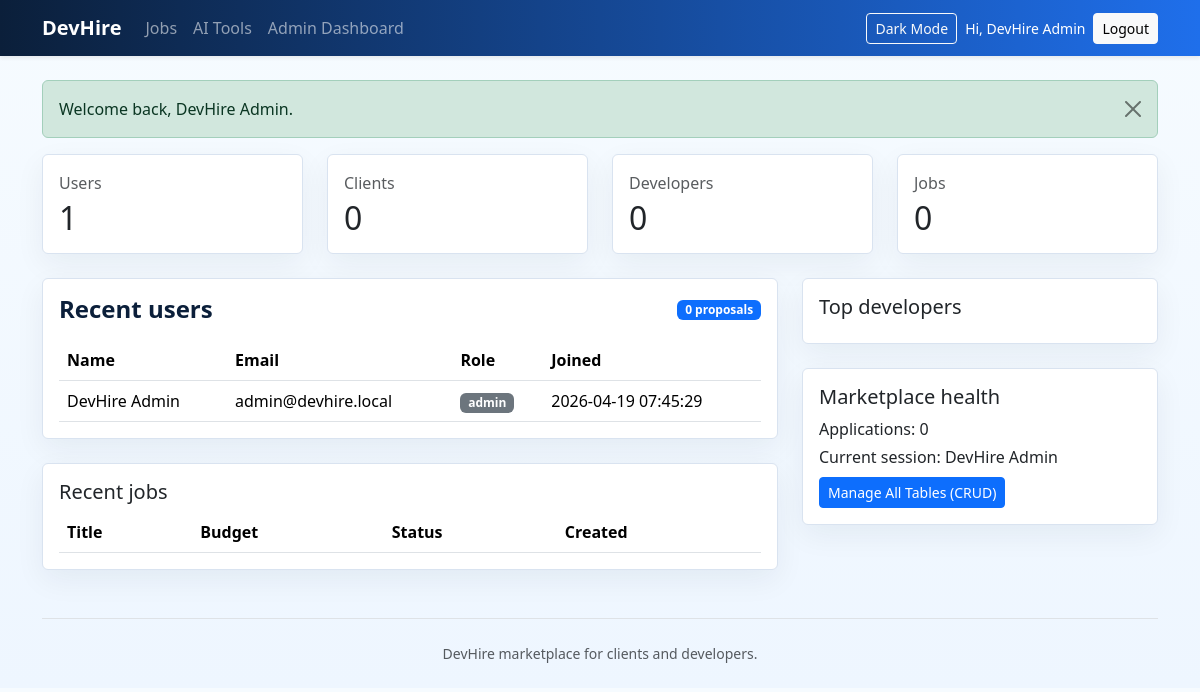
Page /admin/dashboard.php (signed in) on the committed database.
### tables this page shows
CREATE TABLE IF NOT EXISTS users (
    id INT AUTO_INCREMENT PRIMARY KEY,
    name VARCHAR(120) NOT NULL,
    email VARCHAR(180) NOT NULL UNIQUE,
    password VARCHAR(255) NOT NULL,
    role ENUM('client', 'developer', 'admin') NOT NULL,
    created_at TIMESTAMP DEFAULT CURRENT_TIMESTAMP
);

### includes/functions.php (called while the page is built, shortened)
<?php
function e(string $value): string
{
    return htmlspecialchars($value, ENT_QUOTES, 'UTF-8');
}
function app_base_path(): string
{
    $basePath = getenv('APP_BASE_PATH');
    if ($basePath === false || $basePath === '') {
        $basePath = '/webproject2';
    }
    return '/' . trim($basePath, '/');
}
function app_url(string $path = ''): string
{
    $basePath = rtrim(app_base_path(), '/');
    $trimmedPath = ltrim($path, '/');
    return $basePath . '/' . $trimmedPath;
}
function get_flash(): ?array
{
    $flash = $_SESSION['flash'];
    return $flash;
}
function current_user(PDO $pdo): ?array
{
    $statement = $pdo->prepare('SELECT id, name, email, role FROM users WHERE id = ? LIMIT 1');
    $statement->execute([$_SESSION['user_id']]);
    $user = $statement->fetch();
    return $user;
}

### admin/dashboard.php (the view, shortened to what this page needs)
<?php
require_once __DIR__ . '/../includes/functions.php';
require_once __DIR__ . '/../includes/db.php';
$userCount = (int) $pdo->query('SELECT COUNT(*) FROM users')->fetchColumn();
$clientCount = (int) $pdo->query("SELECT COUNT(*) FROM users WHERE role = 'client'")->fetchColumn();
$developerCount = (int) $pdo->query("SELECT COUNT(*) FROM users WHERE role = 'developer'")->fetchColumn();
$jobCount = (int) $pdo->query('SELECT COUNT(*) FROM jobs')->fetchColumn();
$proposalCount = (int) $pdo->query('SELECT COUNT(*) FROM proposals')->fetchColumn();
$applicationCount = (int) $pdo->query('SELECT COUNT(*) FROM applications')->fetchColumn();
$recentUsers = $pdo->query('SELECT name, email, role, created_at FROM users ORDER BY created_at DESC LIMIT 8')->fetchAll();
require_once __DIR__ . '/../includes/header.php';
?>
<div class="row g-4 mb-4">
    <div class="col-md-3"><div class="card"><div class="card-body"><p class="text-muted mb-1">Users</p><h2 class="mb-0"><?php echo $userCount; ?></h2></div></div></div>
    <div class="col-md-3"><div class="card"><div class="card-body"><p class="text-muted mb-1">Clients</p><h2 class="mb-0"><?php echo $clientCount; ?></h2></div></div></div>
    <div class="col-md-3"><div class="card"><div class="card-body"><p class="text-muted mb-1">Developers</p><h2 class="mb-0"><?php echo $developerCount; ?></h2></div></div></div>
    <div class="col-md-3"><div class="card"><div class="card-body"><p class="text-muted mb-1">Jobs</p><h2 class="mb-0"><?php echo $jobCount; ?></h2></div></div></div>
</div>
<div class="row g-4">
    <div class="col-lg-8">
        <div class="card mb-4">
            <div class="card-body">
                <div class="d-flex justify-content-between align-items-center mb-3">
                    <h1 class="h4 section-title mb-0">Recent users</h1>
                    <span class="badge bg-primary"><?php echo $proposalCount; ?> proposals</span>
                </div>
                <div class="table-responsive">
                    <table class="table align-middle mb-0">
                        <thead>
                            <tr>
                                <th>Name</th>
                                <th>Email</th>
                                <th>Role</th>
                                <th>Joined</th>
                            </tr>
                        </thead>
                        <tbody>
                            <?php foreach ($recentUsers as $user): ?>
                                <tr>
                                    <td><?php echo e($user['name']); ?></td>
                                    <td><?php echo e($user['email']); ?></td>
                                    <td><span class="badge text-bg-secondary"><?php echo e($user['role']); ?></span></td>
                                    <td><?php echo e($user['created_at']); ?></td>
                                </tr>
                            <?php endforeach; ?>
                        </tbody>
                    </table>
                </div>
            </div>
        </div>
        <div class="card">
            <div class="card-body">
                <h2 class="h5">Recent jobs</h2>
                <div class="table-responsive">
                    <table class="table align-middle mb-0">
                        <thead>
                            <tr>
                                <th>Title</th>
                                <th>Budget</th>
                                <th>Status</th>
                                <th>Created</th>
                            </tr>
                        </thead>
                    </table>
                </div>
            </div>
        </div>
    </div>
    <div class="col-lg-4">
        <div class="card mb-4">
            <div class="card-body">
                <h2 class="h5">Top developers</h2>
            </div>
        </div>
        <div class="card">
            <div class="card-body">
                <h2 class="h5">Marketplace health</h2>
                <p class="mb-1">Applications: <?php echo $applicationCount; ?></p>
                <p class="mb-2">Current session: <?php echo e($currentUser['name']); ?></p>
                <a class="btn btn-primary btn-sm" href="<?php echo app_url('admin/table_manager.php'); ?>">Manage All Tables (CRUD)</a>
            </div>
        </div>
    </div>
</div>
<?php require_once __DIR__ . '/../includes/footer.php'; ?>

### includes/header.php (shortened to what this page needs)
<?php
require_once __DIR__ . '/functions.php';
require_once __DIR__ . '/auth.php';
$currentUser = current_user($pdo);
$flash = get_flash();
?>
<!doctype html>
<html lang="en" data-bs-theme="light">
<head>
    <link href="https://cdn.jsdelivr.net/npm/bootstrap@5.3.3/dist/css/bootstrap.min.css" rel="stylesheet">
    <link href="https://cdn.jsdelivr.net/npm/bootstrap-icons@1.11.3/font/bootstrap-icons.min.css" rel="stylesheet">
    <link href="/webproject2/assets/css/style.css" rel="stylesheet">
</head>
<body>
<nav class="navbar navbar-expand-lg navbar-dark bg-primary shadow-sm sticky-top">
    <div class="container">
        <a class="navbar-brand fw-bold" href="<?php echo app_url('index.php'); ?>">DevHire</a>
        <div class="collapse navbar-collapse" id="mainNav">
            <ul class="navbar-nav me-auto mb-2 mb-lg-0">
                <li class="nav-item"><a class="nav-link" href="<?php echo app_url('jobs/job_list.php'); ?>">Jobs</a></li>
                <li class="nav-item"><a class="nav-link" href="<?php echo app_url('ai/career.php'); ?>">AI Tools</a></li>
                <?php if ($currentUser && $currentUser['role'] === 'admin'): ?>
                    <li class="nav-item"><a class="nav-link" href="<?php echo app_url('admin/dashboard.php'); ?>">Admin Dashboard</a></li>
                <?php endif; ?>
            </ul>
            <div class="d-flex gap-2 align-items-center">
                <button class="btn btn-outline-light btn-sm" id="themeToggle" type="button">Dark Mode</button>
                <?php if ($currentUser): ?>
                    <span class="text-white small d-none d-md-inline">Hi, <?php echo e($currentUser['name']); ?></span>
                    <a class="btn btn-light btn-sm" href="<?php echo app_url('auth/logout.php'); ?>">Logout</a>
                <?php else: ?>
                    <a class="btn btn-outline-light btn-sm" href="<?php echo app_url('auth/login.php'); ?>">Login</a>
                    <a class="btn btn-light btn-sm" href="<?php echo app_url('auth/register.php'); ?>">Register</a>
                <?php endif; ?>
            </div>
        </div>
    </div>
</nav>
<main class="py-4">
    <div class="container">
        <?php if ($flash): ?>
            <div class="alert alert-<?php echo e($flash['type']); ?> alert-dismissible fade show" role="alert">
                <?php echo e($flash['message']); ?>
                <button type="button" class="btn-close" data-bs-dismiss="alert"></button>
            </div>
        <?php endif; ?>

### includes/footer.php (shortened to what this page needs)
        <footer class="mt-5 pt-4 border-top text-center text-muted small">
            <p class="mb-0">DevHire marketplace for clients and developers.</p>
        </footer>
    </div>
</main>
</body>
</html>

### assets/css/style.css (style rules this page uses)
:root { --devhire-navy: #0b1f3a; --devhire-blue: #1f6feb; --devhire-teal: #0ea5a3; --devhire-surface: #f8fbff; --devhire-border: #d9e3f0; }
body { background: linear-gradient(180deg, #f6fbff 0%, #eef6ff 100%); color: #17324d; }
.navbar { background: linear-gradient(90deg, var(--devhire-navy), var(--devhire-blue)); }
.card { border: 1px solid var(--devhire-border); box-shadow: 0 10px 30px rgba(11, 31, 58, 0.06); }
.section-title { color: var(--devhire-navy); font-weight: 700; }
.table thead { background: #eaf3ff; }

### rows in the picture
users: name "DevHire Admin", email "admin@devhire.local", role "admin", created_at "2026-04-19 07:45:29"

### other values in the picture
$flash['message'] "Welcome back, DevHire Admin."
$userCount "1"
$clientCount "0"
$developerCount "0"
$jobCount "0"
$proposalCount "0"
$applicationCount "0"
